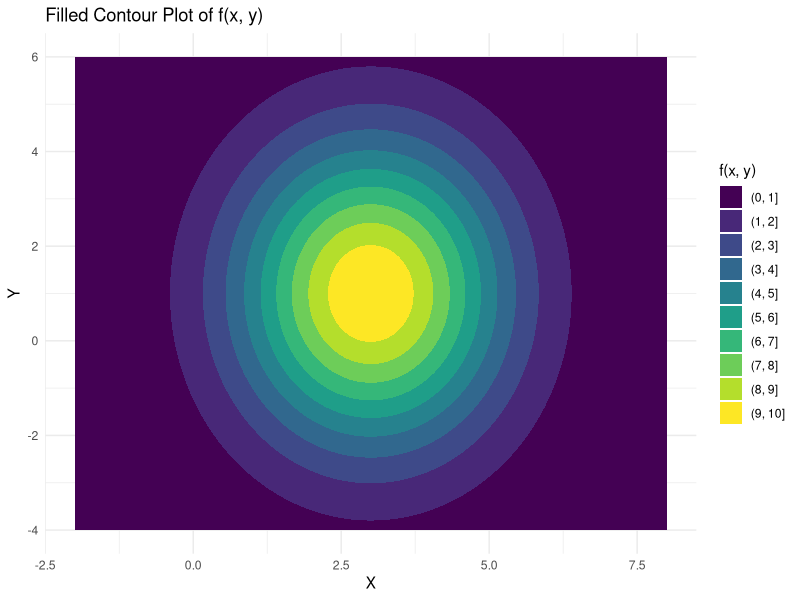
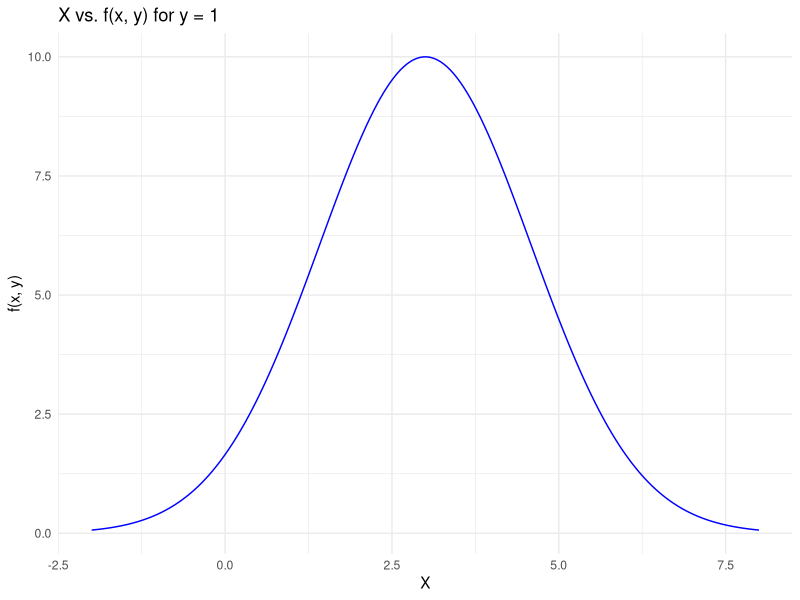
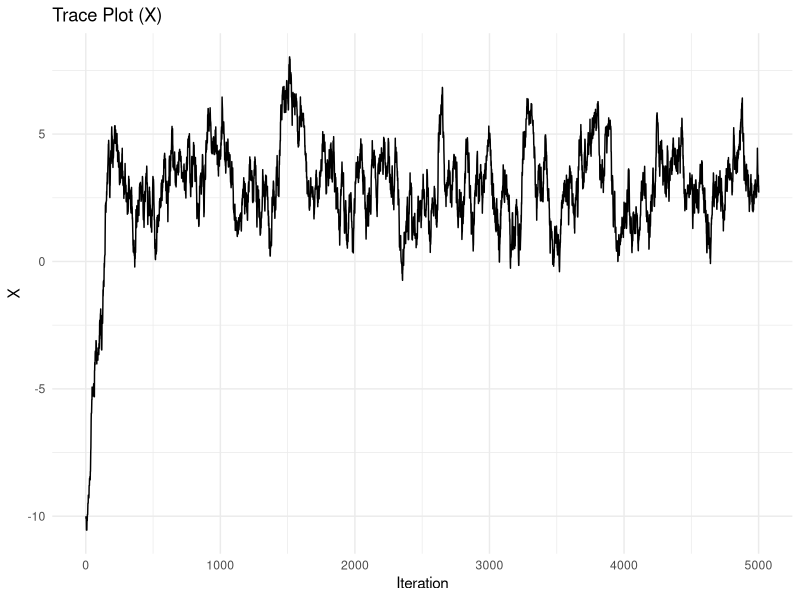
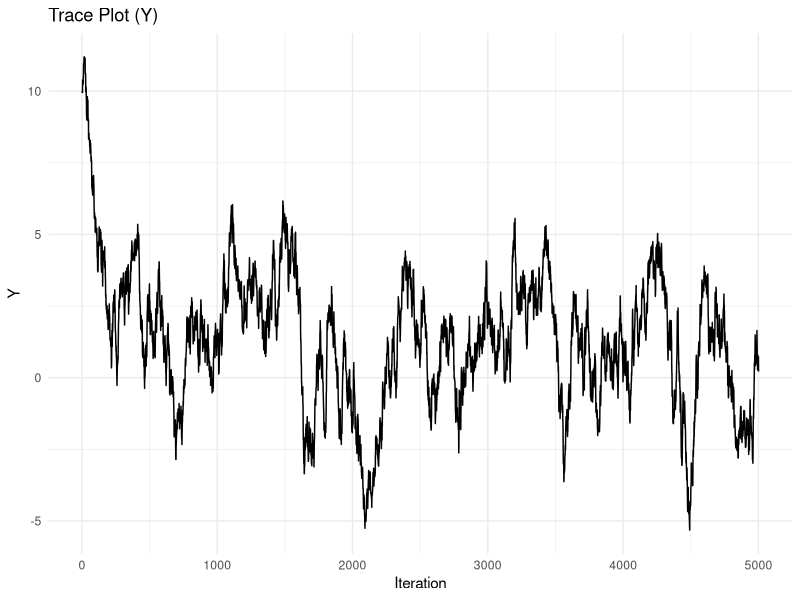
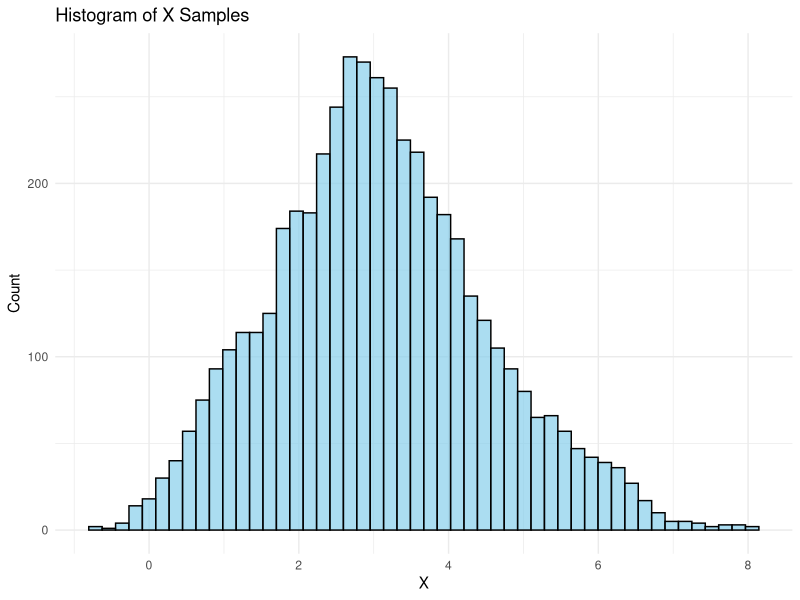
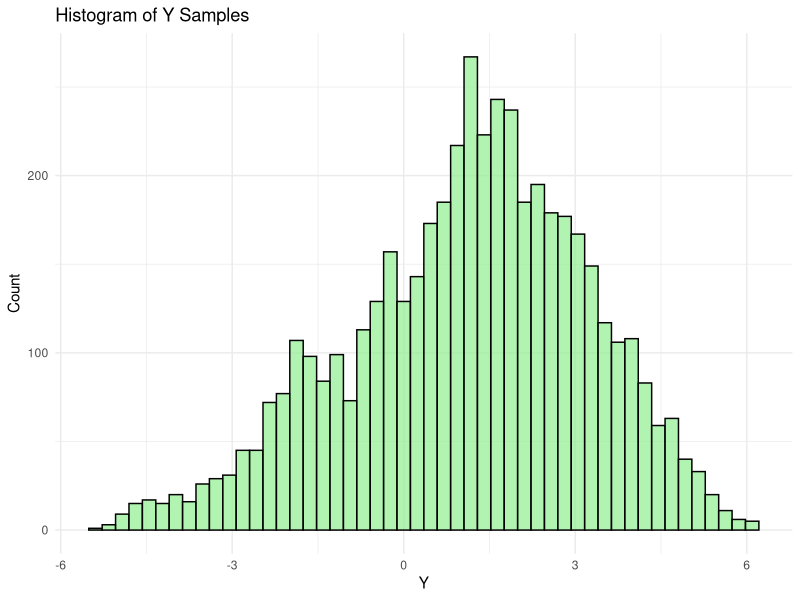
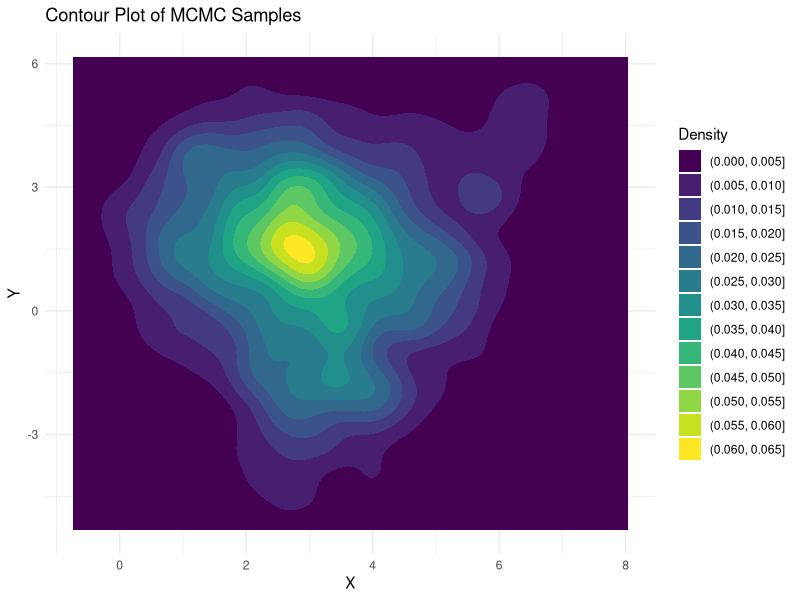
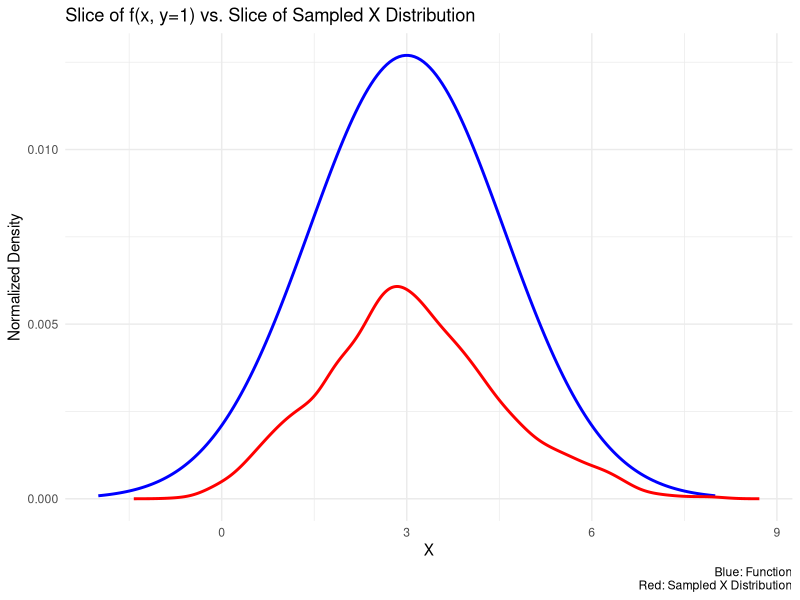

The R source for these figures, in order:
## ---- chunk 1
library(tidyverse)
library(MASS)
## ---- chunk 2
f <- function(x, y) {
  frac1 = -(x-3)^2/5
  frac2 = -(y-1)^2/10
  return(10*exp(frac1 + frac2))
}
## ---- chunk 3
x_vals <- seq(-2, 8, length.out = 100)
y_vals <- seq(-4, 6, length.out = 100)
grid <- expand.grid(x = x_vals, y = y_vals)
grid$z <- with(grid, f(x, y))

ggplot(grid, aes(x, y)) +
  geom_contour_filled(aes(z = z)) +
  scale_fill_viridis_d() +
  labs(title = "Filled Contour Plot of f(x, y)",
       x = "X", y = "Y", fill = "f(x, y)") +
  theme_minimal()
## ---- chunk 4
x_vals <- seq(-2, 8, length.out = 200)
y_fixed <- 1
z_vals <- f(x_vals, y_fixed)
f_slice <- data.frame(x = x_vals, z = z_vals)

ggplot(f_slice, aes(x = x, y = z_vals)) +
  geom_line(color = "blue") +
  labs(title = "X vs. f(x, y) for y = 1",
       x = "X", y = "f(x, y)") +
  theme_minimal()
## ---- chunk 5
set.seed(73)

cov_matrix <- matrix(c(0.1, 0, 0, 0.1), nrow = 2)
## ---- chunk 6
mcmc <- function (func, start, num_steps) {
  chain <- c(start)
  current <- start
  for (i in 1:num_steps) {
    proposed = mvrnorm(1, current, cov_matrix)
    ratio <- func(proposed[1],proposed[2]) / func(current[1],current[2])
    if (ratio > runif(1)) {
      current <- proposed
    }
    chain <- rbind(chain, current)
  }
  return (chain)
}
## ---- chunk 7
mcmc_result <- data.frame(mcmc(f, c(-10, 10), 5000)) %>%
  `colnames<-`(c("x", "y")) %>%
  mutate(row = row_number())
## ---- chunk 8
#| layout-ncol: 2
#| column: page
#| warning: False
#| code-fold: True

ggplot(mcmc_result, aes(x = row, y = x)) + 
  geom_line() + 
  labs(title = "Trace Plot (X)",
       x = "Iteration", y = "X") + 
  theme_minimal()

ggplot(mcmc_result, aes(x = row, y = y)) + 
  geom_line() + 
  labs(title = "Trace Plot (Y)",
       x = "Iteration", y = "Y") + 
  theme_minimal()
## ---- chunk 9
noburn <- mcmc_result %>%
  filter(row > 200)
## ---- chunk 10
#| layout-ncol: 2
#| column: page
#| warning: False
#| code-fold: True

ggplot(noburn, aes(x)) +
  geom_histogram(bins = 50, fill = "skyblue", color = "black", alpha = 0.7) +
  labs(title = "Histogram of X Samples", x = "X", y = "Count") +
  theme_minimal()

ggplot(noburn, aes(y)) +
  geom_histogram(bins = 50, fill = "lightgreen", color = "black", alpha = 0.7) +
  labs(title = "Histogram of Y Samples", x = "Y", y = "Count") +
  theme_minimal()
## ---- chunk 11
ggplot(noburn, aes(x, y)) +
  geom_density_2d_filled(contour_var = "density") +
  theme_minimal() +
  labs(title = "Contour Plot of MCMC Samples", x = "X", y = "Y", fill = "Density")
## ---- chunk 12
f_norm <- z_vals / sum(z_vals)
f_df <- data.frame(x = x_vals, density = f_norm)

x_kde <- density(noburn$x)
x_kde_df <- data.frame(x = x_kde$x, density = x_kde$y)
x_kde_df$density <- x_kde_df$density / sum(x_kde_df$density)
## ---- chunk 13
#| warning: False

ggplot() +
  geom_line(data = f_df, aes(x = x, y = density), color = "blue", size = 1) +
  geom_line(data = x_kde_df, aes(x = x, y = density), color = "red", size = 1) +
  labs(title = "Slice of f(x, y=1) vs. Slice of Sampled X Distribution",
       x = "X", y = "Normalized Density",
       caption = "Blue: Function\nRed: Sampled X Distribution") +
  theme_minimal()
## ---- chunk 14
y_vals <- seq(-6, 8, length.out = 200)
x_fixed <- 1
z_vals <- f(x_fixed, y_vals)

f_norm <- z_vals / sum(z_vals)
f_df <- data.frame(y = y_vals, density = f_norm)

y_kde <- density(noburn$y)
y_kde_df <- data.frame(y = y_kde$x, density = y_kde$y)
y_kde_df$density <- y_kde_df$density / sum(y_kde_df$density)
## ---- chunk 15
#| warning: False

ggplot() +
  geom_line(data = f_df, aes(x = y, y = density), color = "blue", size = 1) +
  geom_line(data = y_kde_df, aes(x = y, y = density), color = "red", size = 1) +
  labs(title = "Slice of f(x=1, y) vs. Slice of Sampled Y Distribution",
       x = "Y", y = "Normalized Density",
       caption = "Blue: Function\nRed: Sampled Y Distribution") +
  theme_minimal()
